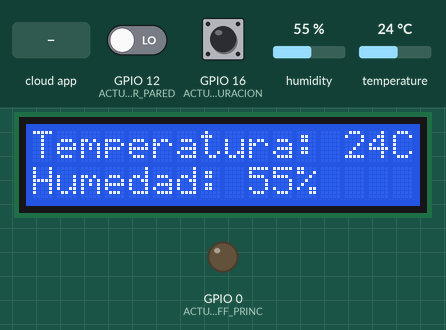
Bench run of a sketch on a simulated ESP8266 (NodeMCU). Parts: 16×2 character LCD, output pins drawn as LEDs (lit = HIGH). Inputs (shaded band) come from the test bench; at power-on: GPIO 12 (ACTUADOR_PARED) LOW, humidity 55 %, temperature 24 °C, GPIO 16 (ACTUADOR_MODO_CONFIGURACION) HIGH. WiFi joins after 1.5 s; servers stay silent unless stated; EEPROM starts erased; the Firebase database answers and starts empty.

Above: at 6.8 s.
6.9 s: GPIO 12 (ACTUADOR_PARED) driven HIGH
At 7.5 s:
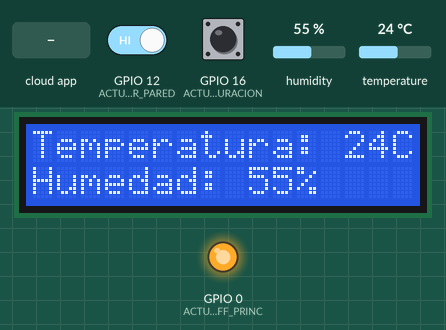
8.6 s: humidity set to 22 %
At 12.2 s:
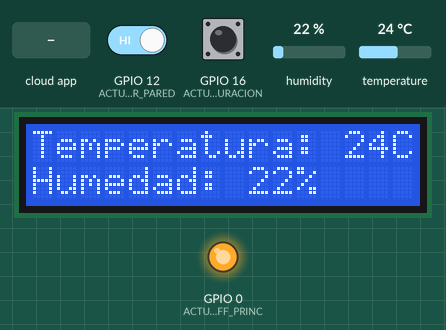
12.5 s: temperature set to 12 °C
At 16.7 s:
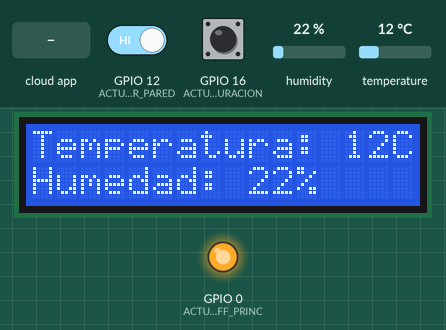
17.8 s: the phone or cloud app sets Luz_Princ to 1
At 19.3 s:
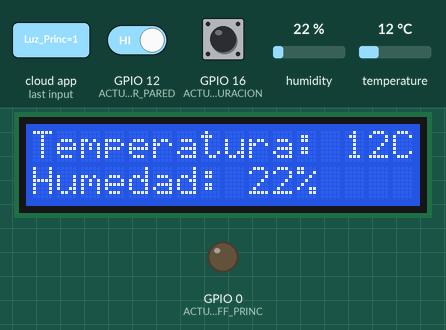
19.6 s: humidity set to 40 %
At 22.1 s:
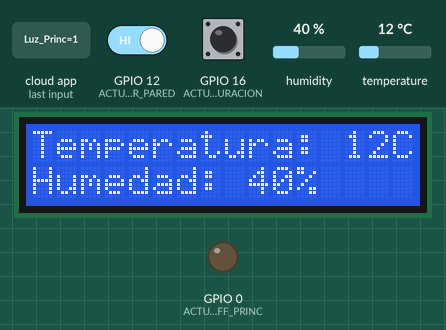
23.1 s: temperature set to 19 °C
At 27.5 s:
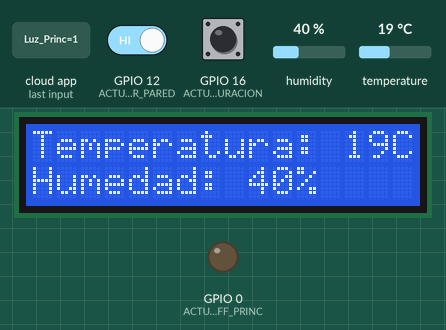
Timing chart, 0 to 29.0 s (numbered marks = the images above; inputs shaded):
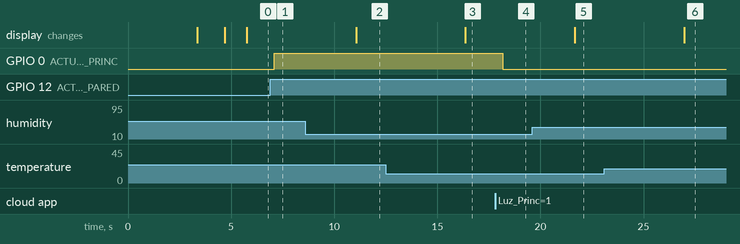

The sketch:

Salon.ino
```cpp
//------------------- LIBRERIAS --------------------------
#include "FirebaseESP8266.h"
#include <ESP8266WiFi.h>
#include <ESP8266WebServer.h>
#include <EEPROM.h>
#include <DHT.h>
#include <Wire.h>
#include <LiquidCrystal_I2C.h>
#include <Servo.h>
#include <ArduinoJson.h>
#include <DHT_U.h>

//------------------- VARIABLES GLOBALES --------------------------
// VARIABLE PARA ALMACENAR LA TEMPERATURA
int TEMPERATURA;
//VARIABLE PARA ALMACENAR LA HUMEDAD
int HUMEDAD;
FirebaseData firebaseData;

//------------------- CONSTANTES  --------------------------
//MODO CONFIGURACION
int ACTUADOR_MODO_CONFIGURACION = 16; //D0
// METODO PARA EL LCD
LiquidCrystal_I2C lcd(0x27,16,2); //D1 - D2
//SENSOR DE TEMP-HUMEDAD
int SENSOR_TEMP_HUMEDAD = 2; //D4
DHT dht(SENSOR_TEMP_HUMEDAD, DHT11);
// WIFI
WiFiClient espClient;
// HABILITAR PUERTO PARA EL ESP8266
ESP8266WebServer server(80);

//-------------------VARIABLES GLOBALES CONFIGURACION --------------------------
int contconexion = 0;
unsigned long previousMillis = 0;
float Sensibilidad = 0.100;
char ssid[50];
char pass[50];
const char *ssidConf = "HOME_MANAGMENT";
const char *passConf = "12345678";
String mensaje = "";
#define FIREBASE_HOST "tfg-seguridad.firebaseio.com"
#define FIREBASE_AUTH "itL4LUUL0iE3kQTQy9MWunmGfwNUDi1JhiLXeuuR"

//-----------CODIGO HTML PAGINA DE CONFIGURACION---------------
String pagina = "<!DOCTYPE html>"
"<html>"
"<head>"
"<title>Configuracion</title>"
"<meta charset='UTF-8'>"
"<meta name='MobileOptimized' content='width' />"
"<meta name='HandheldFriendly' content='true' />"
"<meta name='viewport' content='width=device-width, initial-scale=1'>"
"</head>"
"<center>"
"<body bgcolor = 'black' >"
"<div style='background-color:#FF5722'>"
"<h1>"
"<center>"
"<font color = '#ffffff' SIZE=7>"
"<p style = 'font-family:arial,helvética;'>HOME CENTER</p>"
"</font>"
"</center>"
"</h1>"
"</div>"
"<div>"
"<h2>"
"<center>"
"<font color = '#FF5722' SIZE=6>¡BIENVENIDO!</font>"
"</center>"
"</h2>"
"</div>"
"<div>"
"<form action='guardar_conf' method='get'>"
"<br><br>"
"<font color = '#ffffff' SIZE=5>"
"WiFi:<br><br>"
"</font>"
"<input class='input1' name='ssid' type='text' placeholder='Name'><br>"
"<br><br><br><br>"
"<font color = '#ffffff' SIZE=5>"
"PASSWORD:<br><br>"
"</font>"
"<input class='input1' name='pass' type='password' placeholder='Pass'><br><br><br><br>"
"<input class='boton' type='submit' value='GUARDAR'/><br><br>"
"</form>"
"</div>"
"</body>"
"</center>";

String paginafin = "</body>"
"</html>";

String mensajeinicio = "<div>"
  "<h3>"
  "<center>"
  "<font color = '#FFFFFF' SIZE=5>";

String mensajefinal = "</font>"
  "</center>"
  "</h2>"
  "</div>";

//------------------------SETUP WIFI-----------------------------
void setup_wifi() {
// Conexión WIFI
  WiFi.mode(WIFI_STA); //para que no inicie el SoftAP en el modo normal
  WiFi.begin(ssid, pass);
  while (WiFi.status() != WL_CONNECTED and contconexion <50) { //Cuenta hasta 50 si no se puede conectar lo cancela
    ++contconexion;
    delay(250);
    lcd.clear();
    lcd.print("Esperando...");
  }
  if (contconexion <50) {
      lcd.clear();
      lcd.setCursor(0,0);
      lcd.print("WiFi ");
      lcd.setCursor(0,1);
      lcd.print("conectado");
      Firebase.begin(FIREBASE_HOST, FIREBASE_AUTH);
      delay(1000);
  }
  else {
      lcd.clear();
      lcd.setCursor(0,0);
      lcd.print("Error de ");
      lcd.setCursor(0,1);
      lcd.print("conexion");
      delay(1000);
  }
}

//-------------------PAGINA DE CONFIGURACION--------------------
void paginaconf() {
  mensaje = "";
  server.send(200, "text/html", pagina + mensaje + paginafin);
}
void paginaconf_save() {
  server.send(200, "text/html", pagina + mensajeinicio + mensaje + mensajefinal + paginafin);
}

//--------------------MODO_CONFIGURACION------------------------
void modoconf() {
  WiFi.softAP(ssidConf, passConf);
  IPAddress myIP = WiFi.softAPIP();
  lcd.setCursor(0,0);
  lcd.print("WebServer on ....");
  lcd.setCursor(0,1);
  lcd.print("IP: ");
  lcd.print(myIP);
  server.on("/", paginaconf); //esta es la pagina de configuracion
  server.on("/guardar_conf", guardar_conf); //Graba en la eeprom la configuracion
  server.begin();
  while (true) {
      server.handleClient();
  }
}

//---------------------GUARDAR CONFIGURACION-------------------------
void guardar_conf() {
  Serial.println(server.arg("ssid"));//Recibimos los valores que envia por GET el formulario web
  grabar(0,server.arg("ssid"));
  Serial.println(server.arg("pass"));
  grabar(50,server.arg("pass"));
  mensaje = "Configuracion Guardada...";
  paginaconf_save();
}

//----------------FUNCION PARA GRABAR EN LA EEPROM-------------------
void grabar(int addr, String a) {
  int tamano = a.length();
  char inchar[50];
  a.toCharArray(inchar, tamano+1);
  for (int i = 0; i < tamano; i++) {
    EEPROM.write(addr+i, inchar[i]);
  }
  for (int i = tamano; i < 50; i++) {
    EEPROM.write(addr+i, 255);
  }
  EEPROM.commit();
}

//-----------------FUNCION PARA LEER LA EEPROM------------------------
String leer(int addr) {
   byte lectura;
   String strlectura;
   for (int i = addr; i < addr+50; i++) {
      lectura = EEPROM.read(i);
      if (lectura != 255) {
        strlectura += (char)lectura;
      }
   }
   return strlectura;
}

//------------------- PINES PROPIOS DEL ESCENARIO --------------------------
// LUZ PRINCIPAL
int ACTUADOR_LUZ_ON_OFF_PRINC = 0;
// ACTUADOR DE PARED
int ACTUADOR_PARED = 12;
// AUXILIAR FB
int aux_fb = 0;

//------------------------SETUP-----------------------------
void setup() {
  // EEPROM
  EEPROM.begin(512);
  // Inicia Serial
  Serial.begin(9600);
  Serial.println("");
  // SENSOR TEMP-HUMEDAD
  dht.begin(); //D4
  //MODO CONFIGURACION
  pinMode (ACTUADOR_MODO_CONFIGURACION, INPUT); // D0
  //LUZ ON - OFF
  pinMode (ACTUADOR_LUZ_ON_OFF_PRINC, OUTPUT); // D3
    // ACTUADOR PARED
  pinMode (ACTUADOR_PARED, INPUT); //D6
  // LCD: D1 - D2
  lcd.init();
  lcd.backlight();
  lcd.clear();
  lcd.setCursor(0,0);
  lcd.print("  Bienvenidos  ");
  lcd.setCursor(0,1);
  lcd.print("Configurando.....");
  delay(3000);
  if (digitalRead(ACTUADOR_MODO_CONFIGURACION) == 0) {
    modoconf();
  }
  leer(0).toCharArray(ssid, 50);
  leer(50).toCharArray(pass, 50);
  setup_wifi();
  //Auxiliares
  digitalWrite(ACTUADOR_LUZ_ON_OFF_PRINC, LOW);
  aux_fb = -1;
}

//--------------------------LOOP--------------------------------
void loop() {
  //--------------------------- TEMPERATURA - HUMEDAD -----------------------------------
  unsigned long currentMillis = millis();
  if (currentMillis - previousMillis >= 5000) { //envia la temperatura cada 5 segundos
    TEMPERATURA = dht.readTemperature();
    HUMEDAD = dht.readHumidity();
    lcd.clear();
    lcd.setCursor(0,0);
    lcd.print("Temperatura: "); // Mensaje a desplegar
    lcd.print(TEMPERATURA);
    lcd.print("C");
    lcd.setCursor(0,1);
    lcd.print("Humedad: "); // Mensaje a desplegar
    lcd.print(HUMEDAD);
    lcd.print("%");
    Firebase.setInt(firebaseData,"house_1/Salon/Temperatura",TEMPERATURA);
    Firebase.setInt(firebaseData,"house_1/Salon/Humedad",HUMEDAD);
    previousMillis = currentMillis;
  }

//--------------------------------------------------------------
  //ESTADO LUZ
  if(Firebase.getBool(firebaseData,"house_1/Salon/Luz_Princ")){
    if(firebaseData.dataType() == "boolean"){
      if(firebaseData.boolData () == 1 && firebaseData.boolData () == aux_fb && digitalRead(ACTUADOR_PARED) == digitalRead(ACTUADOR_LUZ_ON_OFF_PRINC)){
       Firebase.setBool(firebaseData,"house_1/Salon/Luz_Princ", false);
       aux_fb = 0;
      }
      else if(firebaseData.boolData () == 0 && firebaseData.boolData () == aux_fb && digitalRead(ACTUADOR_PARED) != digitalRead(ACTUADOR_LUZ_ON_OFF_PRINC)){
       Firebase.setBool(firebaseData,"house_1/Salon/Luz_Princ", true);
       aux_fb = 1;
      }
      else if(firebaseData.boolData () == 1 && firebaseData.boolData () != aux_fb && digitalRead(ACTUADOR_PARED) == digitalRead(ACTUADOR_LUZ_ON_OFF_PRINC)){
        digitalWrite(ACTUADOR_LUZ_ON_OFF_PRINC, !digitalRead(ACTUADOR_LUZ_ON_OFF_PRINC));
        aux_fb = 1;
      }
      else if(firebaseData.boolData () == 0 && firebaseData.boolData () != aux_fb && digitalRead(ACTUADOR_PARED) != digitalRead(ACTUADOR_LUZ_ON_OFF_PRINC)){
        digitalWrite(ACTUADOR_LUZ_ON_OFF_PRINC, !digitalRead(ACTUADOR_LUZ_ON_OFF_PRINC));
        aux_fb = 0;
      }
    }
  }
    else {
    Serial.println(firebaseData.errorReason());
    lcd.clear();
    lcd.setCursor(0,0);
    lcd.print("    Error al    ");
    lcd.setCursor(0,1);
    lcd.print("   Conectar  ");
  }

  delay(300);
}
```

Measured:
- after the input at 6.9 s, GPIO 0 (ACTUADOR_LUZ_ON_OFF_PRINC): LOW → HIGH after 0.20 s
- after the input at 8.6 s, the display: changes after 2.5 s (image 2)
- after the input at 12.5 s, the display: changes after 3.9 s (image 3)
- after the input at 17.8 s, GPIO 0 (ACTUADOR_LUZ_ON_OFF_PRINC): HIGH → LOW after 0.36 s
- after the input at 19.6 s, the display: changes after 2.1 s (image 5)
- after the input at 23.1 s, the display: changes after 3.9 s (image 6)
